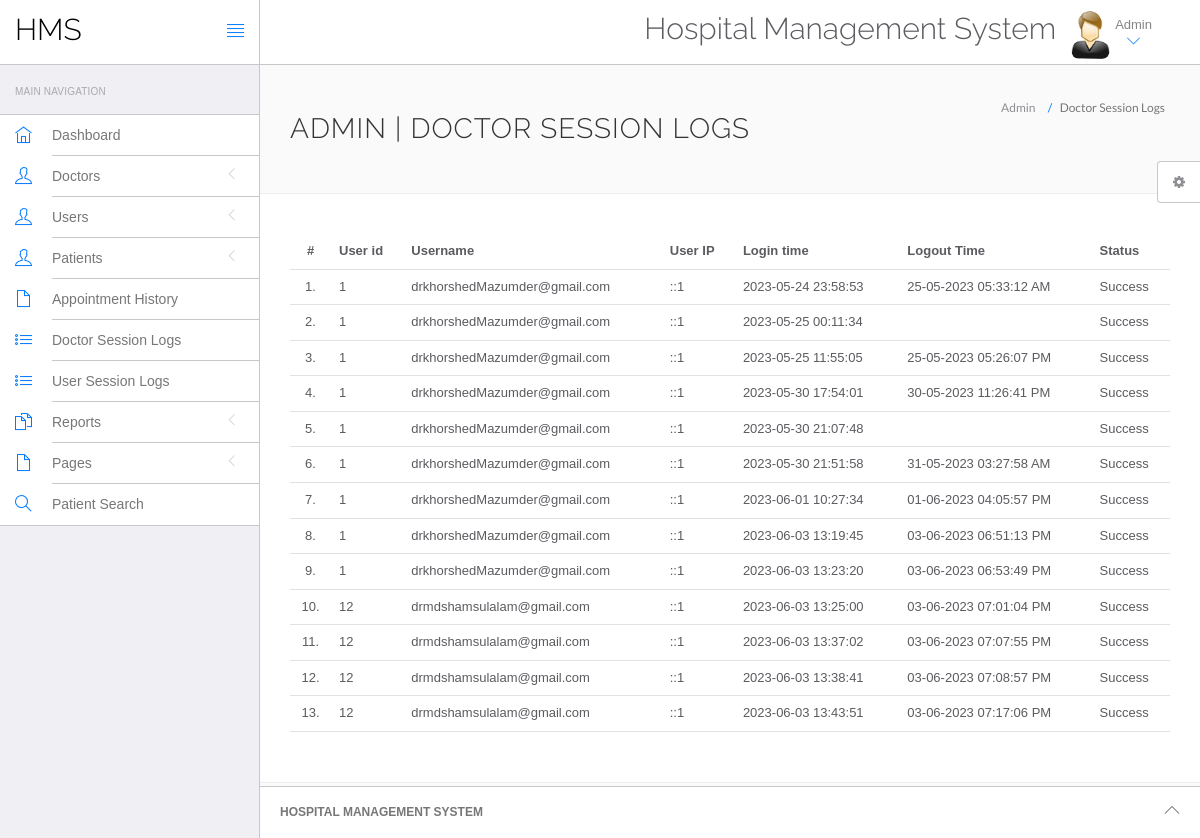
The app's page /hospital/hms/admin/doctor-logs.php (signed in) with its own data.
### tables this page shows
CREATE TABLE `doctorslog` (
  `id` int(11) NOT NULL,
  `uid` int(11) DEFAULT NULL,
  `username` varchar(255) DEFAULT NULL,
  `userip` binary(16) DEFAULT NULL,
  `loginTime` timestamp NULL DEFAULT current_timestamp(),
  `logout` varchar(255) DEFAULT NULL,
  `status` int(11) DEFAULT NULL
);

### hospital/hms/admin/doctor-logs.php (the view, shortened to what this page needs)
<?php
include('include/config.php');
if(strlen($_SESSION['id']==0)) {
 header('location:logout.php');
  } else{
?>
<!DOCTYPE html>
<html lang="en">
	<head>
		<link rel="stylesheet" href="vendor/bootstrap/css/bootstrap.min.css">
		<link rel="stylesheet" href="vendor/fontawesome/css/font-awesome.min.css">
		<link rel="stylesheet" href="vendor/themify-icons/themify-icons.min.css">
		<link href="vendor/animate.css/animate.min.css" rel="stylesheet" media="screen">
		<link href="vendor/perfect-scrollbar/perfect-scrollbar.min.css" rel="stylesheet" media="screen">
		<link href="vendor/switchery/switchery.min.css" rel="stylesheet" media="screen">
		<link href="vendor/bootstrap-touchspin/jquery.bootstrap-touchspin.min.css" rel="stylesheet" media="screen">
		<link href="vendor/select2/select2.min.css" rel="stylesheet" media="screen">
		<link href="vendor/bootstrap-datepicker/bootstrap-datepicker3.standalone.min.css" rel="stylesheet" media="screen">
		<link href="vendor/bootstrap-timepicker/bootstrap-timepicker.min.css" rel="stylesheet" media="screen">
		<link rel="stylesheet" href="assets/css/styles.css">
		<link rel="stylesheet" href="assets/css/plugins.css">
		<link rel="stylesheet" href="assets/css/themes/theme-1.css" id="skin_color" />
	</head>
	<body>
		<div id="app">
<?php include('include/sidebar.php');?>
			<div class="app-content">
					<?php include('include/header.php');?>
				<div class="main-content" >
					<div class="wrap-content container" id="container">
						<section id="page-title">
							<div class="row">
								<div class="col-sm-8">
									<h1 class="mainTitle">Admin  | Doctor Session Logs</h1>
																	</div>
								<ol class="breadcrumb">
									<li>
										<span>Admin </span>
									</li>
									<li class="active">
										<span>Doctor Session Logs</span>
									</li>
								</ol>
							</div>
						</section>
						<div class="container-fluid container-fullw bg-white">
									<div class="row">
								<div class="col-md-12">
									<table class="table table-hover" id="sample-table-1">
										<thead>
											<tr>
												<th class="center">#</th>
												<th class="hidden-xs">User id</th>
												<th>Username</th>
												<th>User IP</th>
												<th>Login time</th>
												<th>Logout Time </th>
												<th> Status </th>
											</tr>
										</thead>
										<tbody>
<?php
$sql=mysqli_query($con,"select * from doctorslog ");
$cnt=1;
while($row=mysqli_fetch_array($sql))
{
?>
											<tr>
												<td class="center"><?php echo $cnt;?>.</td>
												<td class="hidden-xs"><?php echo $row['uid'];?></td>
												<td class="hidden-xs"><?php echo $row['username'];?></td>
												<td><?php echo $row['userip'];?></td>
												<td><?php echo $row['loginTime'];?></td>
												<td><?php echo $row['logout'];?>
												</td>
												<td>
<?php if($row['status']==1)
{
	echo "Success";
}
else
{
	echo "Failed";
}?>
</td>
											</tr>
											<?php
$cnt=$cnt+1;
											 }?>
										</tbody>
									</table>
								</div>
							</div>
								</div>
					</div>
				</div>
			</div>
	<?php include('include/footer.php');?>
	<?php include('include/setting.php');?>
		</div>
	</body>
</html>
<?php } ?>

### hospital/hms/admin/assets/css/themes/theme-1.css (style rules this page uses)
body { background: #FAFAFA; }

### records on screen
doctorslog: uid "1", username "drkhorshedMazumder@gmail.com", userip "::1", loginTime "2023-05-24 23:58:53", logout "25-05-2023 05:33:12 AM", status "Success"
doctorslog: uid "1", username "drkhorshedMazumder@gmail.com", userip "::1", loginTime "2023-05-25 00:11:34", status "Success"
doctorslog: uid "1", username "drkhorshedMazumder@gmail.com", userip "::1", loginTime "2023-05-25 11:55:05", logout "25-05-2023 05:26:07 PM", status "Success"
doctorslog: uid "1", username "drkhorshedMazumder@gmail.com", userip "::1", loginTime "2023-05-30 17:54:01", logout "30-05-2023 11:26:41 PM", status "Success"
doctorslog: uid "1", username "drkhorshedMazumder@gmail.com", userip "::1", loginTime "2023-05-30 21:07:48", status "Success"
doctorslog: uid "1", username "drkhorshedMazumder@gmail.com", userip "::1", loginTime "2023-05-30 21:51:58", logout "31-05-2023 03:27:58 AM", status "Success"
doctorslog: uid "1", username "drkhorshedMazumder@gmail.com", userip "::1", loginTime "2023-06-01 10:27:34", logout "01-06-2023 04:05:57 PM", status "Success"
doctorslog: uid "1", username "drkhorshedMazumder@gmail.com", userip "::1", loginTime "2023-06-03 13:19:45", logout "03-06-2023 06:51:13 PM", status "Success"
doctorslog: uid "1", username "drkhorshedMazumder@gmail.com", userip "::1", loginTime "2023-06-03 13:23:20", logout "03-06-2023 06:53:49 PM", status "Success"
doctorslog: uid "12", username "drmdshamsulalam@gmail.com", userip "::1", loginTime "2023-06-03 13:25:00", logout "03-06-2023 07:01:04 PM", status "Success"
doctorslog: uid "12", username "drmdshamsulalam@gmail.com", userip "::1", loginTime "2023-06-03 13:37:02", logout "03-06-2023 07:07:55 PM", status "Success"
doctorslog: uid "12", username "drmdshamsulalam@gmail.com", userip "::1", loginTime "2023-06-03 13:38:41", logout "03-06-2023 07:08:57 PM", status "Success"
doctorslog: uid "12", username "drmdshamsulalam@gmail.com", userip "::1", loginTime "2023-06-03 13:43:51", logout "03-06-2023 07:17:06 PM", status "Success"
